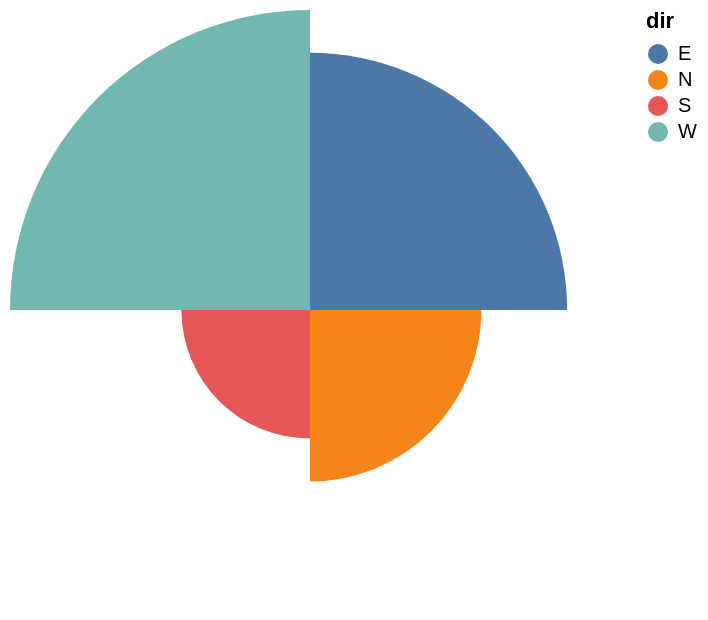

Express this chart as Vega-Lite.
### Vega-Lite specification from a JSON file in a GitHub repository (floating-point values rounded to 4 significant figures)
{"$schema": "https://vega.github.io/schema/vega-lite/v6.json", "description": "An arc over categories, which spans an angle rather than sitting at one.", "data": {"values": [{"dir": "N", "strength": 4}, {"dir": "E", "strength": 6}, {"dir": "S", "strength": 3}, {"dir": "W", "strength": 7}]}, "mark": "arc", "encoding": {"theta": {"field": "dir", "type": "ordinal"}, "radius": {"field": "strength", "type": "quantitative"}, "color": {"field": "dir", "type": "nominal"}}}
